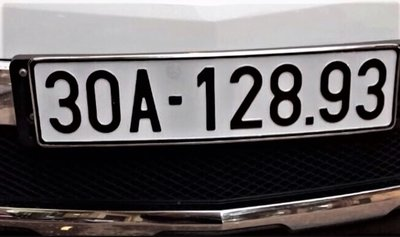
#> input picture Nhandangbiensoxe_btl_nhom6/5.jpg, 400 x 237 px, given in place of the camera
$ python Doc_Bien_So_Thoi_Gian_Thuc.py
#> lines starting #> are read from the running program, lines starting #| are printed output that depends on the picture; after the words box and inside, x2 and y2 are one past the last pixel; in counts of white or black regions, pixels touching at a corner belong together
# LOAD THU VIEN VA MODUL CAN THIET
import cv2
import pytesseract
#DOC HINH ANH - TACH HINH ANH NHAN DIEN
cap = cv2.VideoCapture(0)
# Bắt đầu một vòng lặp
while(True):
    ret, frame = cap.read()
#> frame is the input picture: shape (237, 400, 3); mean B, G, R 99.7, 98.6, 102.7
    gray = cv2.cvtColor(frame, cv2.COLOR_BGR2GRAY)
    thresh = cv2.adaptiveThreshold(gray, 255, cv2.ADAPTIVE_THRESH_MEAN_C, cv2.THRESH_BINARY, 11, 2)
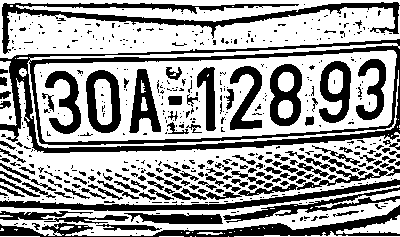
#> thresh: shape (237, 400); 62.3% white; 508 black regions (377 under 20 px)
    cv2.putText(frame, "KHUNG BIEN SO", (40, 40), cv2.FONT_HERSHEY_COMPLEX, 1, (0, 0, 0))
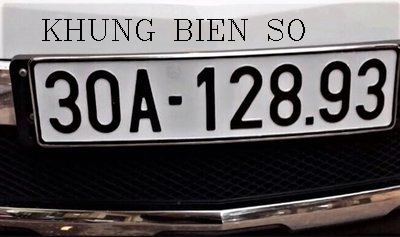
#> frame: shape (237, 400, 3); 1.1% of pixels changed, all inside (x1, y1, x2, y2) = (42, 19, 305, 41)
    # Tạo đường viền để theo dõi bien so
    contours, h = cv2.findContours(thresh, 1, 2)
#> contours = 687 contours, 473 with area under 20; largest, box (x1, y1, x2, y2) and area: (34, 50, 397, 142) 27220, (0, 78, 400, 205) 20001, (0, 0, 400, 59) 14918, (0, 185, 400, 236) 6374, (85, 69, 122, 134) 1910; h = 687 rows, first 6: [1, -1, -1, -1], [2, 0, -1, -1], [3, 1, -1, -1], [4, 2, -1, -1], [5, 3, -1, -1], [6, 4, -1, -1]
    largest_rectangle = [0, 0]
    for cnt in contours:
        lenght = 0.01 * cv2.arcLength(cnt, True)
        approx = cv2.approxPolyDP(cnt, lenght, True)
        if len(approx) == 4:
            area = cv2.contourArea(cnt)
            if area > largest_rectangle[0]:
                largest_rectangle = [cv2.contourArea(cnt), cnt, approx]
#> this loop made 687 passes
#> lenght on passes 8, 10, 14: 0.0907, 0.533, 0.0966
#> after the loop, largest_rectangle = 3 items, first 3: 27220.5, contour of 117 points, box (x1, y1, x2, y2) (34, 50, 397, 142), area 27220, [[396, 54], [36, 64], [42, 138], [387, 125]]
    x, y, w, h = cv2.boundingRect(largest_rectangle[1])
#> x = 34; y = 50; w = 363; h = 92

    image = frame[y:y + h, x:x + w]
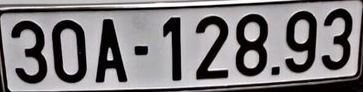
#> image: shape (92, 363, 3); mean B, G, R 126.1, 124, 127.3
    cv2.drawContours(frame, [largest_rectangle[1]], 0, (0, 255, 0), 8)
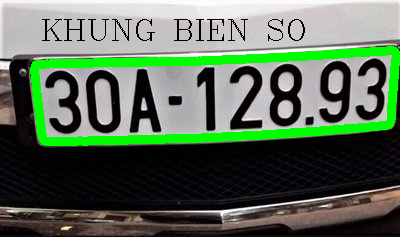
#> frame: shape (237, 400, 3); 8.1% of pixels changed, all inside (x1, y1, x2, y2) = (30, 46, 400, 146)
    cropped = frame[y:y + h, x:x + w]
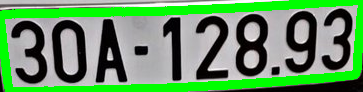
#> cropped: shape (92, 363, 3); mean B, G, R 98.7, 150.2, 99.6
    cv2.putText(frame, "BIEN SO", (x, y),
                cv2.FONT_HERSHEY_SIMPLEX, 1.5,
                (0, 0, 255))
    cv2.imshow('Dinh Vi Bien So Xe', frame)
    cv2.drawContours(frame, [largest_rectangle[1]], 0, (255, 255, 255), 18)
    # DOC HINH ANH CHUYEN THANH FILE TEXT
    pytesseract.pytesseract.tesseract_cmd = 'C:\\Program Files\\Tesseract-OCR\\tesseract.exe'
    gray = cv2.cvtColor(image, cv2.COLOR_BGR2GRAY)
#> gray: shape (92, 363)
    blur = cv2.GaussianBlur(gray, (3, 3), 0)
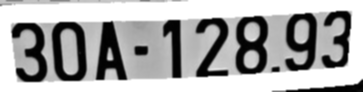
#> blur: shape (92, 363); min 1, max 255, mean 170.1
    thresh = cv2.threshold(blur, 0, 255, cv2.THRESH_BINARY_INV + cv2.THRESH_OTSU)[1]
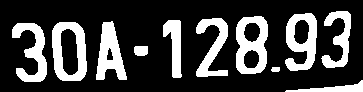
#> thresh: shape (92, 363); 25.1% white; 11 white regions, largest, box (x1, y1, x2, y2) and area: (236, 16, 268, 74) 1187, (52, 22, 87, 81) 1184, (285, 13, 317, 71) 1101
    cv2.imshow('Bien So La', thresh)
    kernel = cv2.getStructuringElement(cv2.MORPH_RECT, (3, 3))
    opening = cv2.morphologyEx(thresh, cv2.MORPH_OPEN, kernel, iterations=1)
    invert = 255 - opening
#> (the run stopped early here; a loop or call above may not have finished)

$ run again, on Nhandangbiensoxe_btl_nhom6/6.jpg
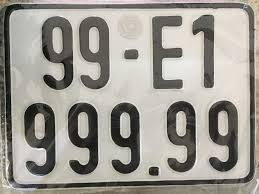
#> input picture Nhandangbiensoxe_btl_nhom6/6.jpg, 259 x 194 px, given in place of the camera
#> frame is the input picture: shape (194, 259, 3); mean B, G, R 146.1, 154, 157.2
#> `thresh = cv2.adaptiveThreshold(gray, 255, cv2.ADAPTIVE_THRESH_MEAN_C, ..`:
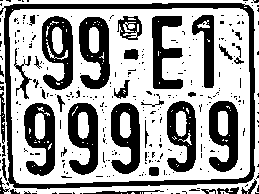
#> thresh: shape (194, 259); 63.1% white; 301 black regions (263 under 20 px)
#> `contours, h = cv2.findContours(thresh, 1, 2)`: contours = 396 contours, 342 with area under 20; largest, box (x1, y1, x2, y2) and area: (0, 0, 259, 194) 48771, (3, 2, 256, 190) 45648, (9, 8, 250, 184) 40746, (41, 15, 74, 91) 1823, (23, 102, 56, 177) 1776; h = 396 rows, first 6: [1, -1, -1, -1], [2, 0, -1, -1], [3, 1, -1, -1], [4, 2, -1, -1], [5, 3, -1, -1], [6, 4, -1, -1]
#> the loop `for cnt in contours:` made 396 passes
#> lenght on passes 7 to 9: 0.211, 0.117, 0.117
#> after the loop `for cnt in contours:`: largest_rectangle = 3 items, first 3: 45648, contour of 113 points, box (x1, y1, x2, y2) (3, 2, 256, 190), area 45648, [[253, 9], [250, 181], [8, 182], [4, 5]]
#> `x, y, w, h = cv2.boundingRect(largest_rectangle[1])`: x = 3; y = 2; w = 253; h = 188
#> `opening = cv2.morphologyEx(thresh, cv2.MORPH_OPEN, kernel, iterations=1)`:
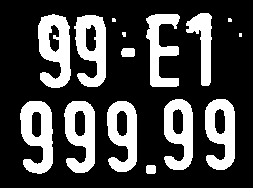
#> opening: shape (188, 253); 26.8% white; 15 white regions (4 under 20 px), largest, box (x1, y1, x2, y2) and area: (38, 14, 71, 88) 1615, (20, 101, 53, 174) 1540, (74, 15, 106, 87) 1459

$ run again, on Nhandangbiensoxe_btl_nhom6/7.jpg
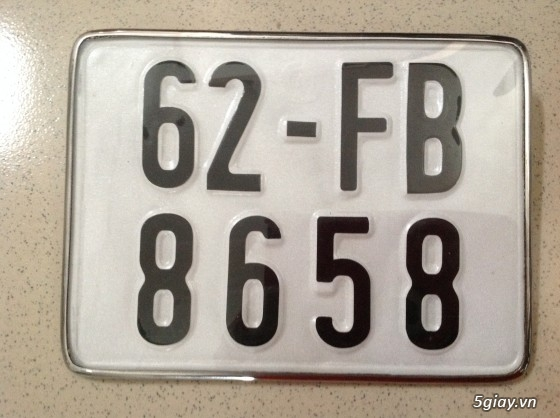
#> input picture Nhandangbiensoxe_btl_nhom6/7.jpg, 560 x 418 px, given in place of the camera
#> frame is the input picture: shape (418, 560, 3); mean B, G, R 151.6, 163.8, 172.8
#> contours = 5478 contours, 4731 with area under 20; largest, box (x1, y1, x2, y2) and area: (0, 0, 560, 418) 229532, (59, 27, 549, 392) 163624, (70, 40, 525, 376) 146277, (405, 62, 464, 195) 6903, (405, 217, 461, 351) 6484
#> the loop `for cnt in contours:` made 5478 passes
#> lenght on passes 10, 33, 35: 0.0766, 0.0766, 0.0766
#> after the loop `for cnt in contours:`: largest_rectangle = 3 items, first 3: 146277, contour of 342 points, box (x1, y1, x2, y2) (70, 40, 525, 376), area 146277, [[86, 44], [76, 361], [519, 369], [511, 48]]
#> x = 70; y = 40; w = 455; h = 336
#> `gray = cv2.cvtColor(image, cv2.COLOR_BGR2GRAY)`:
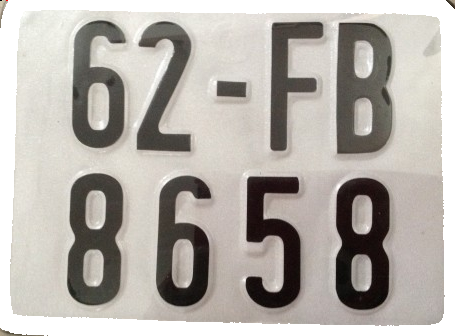
#> image: shape (336, 455, 3); mean B, G, R 169.9, 175.8, 180.8
#> `thresh = cv2.threshold(blur, 0, 255, cv2.THRESH_BINARY_INV + cv2.THRES..`:
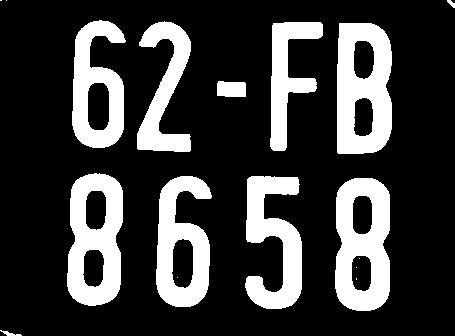
#> thresh: shape (336, 455); 23.2% white; 17 white regions (6 under 20 px), largest, box (x1, y1, x2, y2) and area: (337, 23, 392, 154) 5436, (335, 178, 390, 311) 5300, (67, 173, 123, 306) 5010
#> opening: shape (336, 455); 23.2% white; 12 white regions (1 under 20 px), largest, box (x1, y1, x2, y2) and area: (337, 23, 392, 154) 5434, (335, 178, 390, 311) 5300, (67, 173, 123, 306) 5009

$ run again, on Nhandangbiensoxe_btl_nhom6/8.jpg
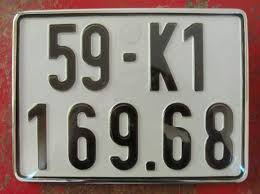
#> input picture Nhandangbiensoxe_btl_nhom6/8.jpg, 260 x 194 px, given in place of the camera
#> frame is the input picture: shape (194, 260, 3); mean B, G, R 115.6, 122.9, 136.1
#> `contours, h = cv2.findContours(thresh, 1, 2)`: contours = 308 contours, 253 with area under 20; largest, box (x1, y1, x2, y2) and area: (10, 5, 249, 184) 39701, (14, 11, 246, 179) 2392, (204, 102, 234, 171) 1716, (109, 102, 139, 171) 1545, (162, 102, 193, 171) 1540; h = 308 rows, first 6: [1, -1, -1, -1], [2, 0, -1, -1], [3, 1, -1, -1], [4, 2, -1, -1], [5, 3, -1, -1], [6, 4, -1, -1]
#> the loop `for cnt in contours:` made 308 passes
#> lenght on passes 5, 7, 9: 0.0966, 0.0966, 0.117
#> after the loop `for cnt in contours:`: largest_rectangle = 3 items, first 3: 39701, contour of 143 points, box (x1, y1, x2, y2) (10, 5, 249, 184), area 39701, [[245, 12], [17, 9], [16, 178], [242, 181]]
#> `x, y, w, h = cv2.boundingRect(largest_rectangle[1])`: x = 10; y = 5; w = 239; h = 179
#> `opening = cv2.morphologyEx(thresh, cv2.MORPH_OPEN, kernel, iterations=1)`:
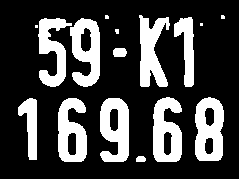
#> opening: shape (179, 239); 25.6% white; 16 white regions (5 under 20 px), largest, box (x1, y1, x2, y2) and area: (195, 97, 224, 161) 1387, (153, 97, 182, 162) 1361, (100, 98, 129, 162) 1352
